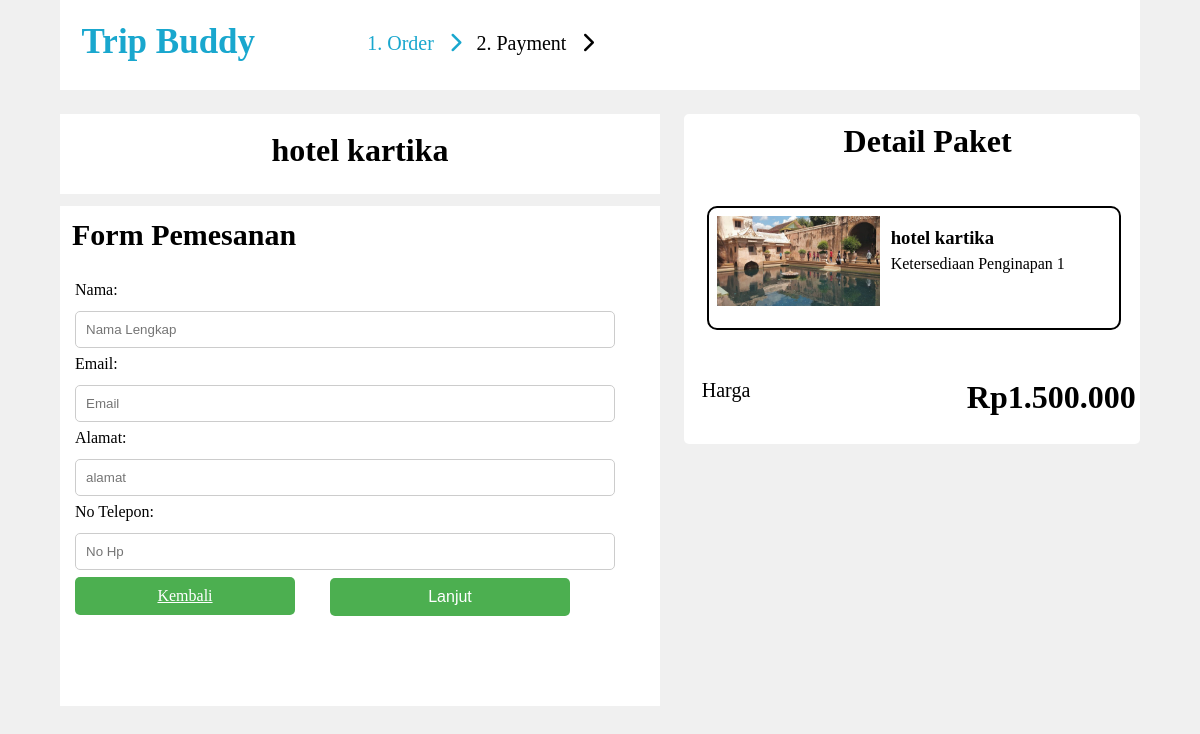
The app's page /user/pemesanan/penginapan/pesan.php?id_penginapan=9 (signed in) with its own data.
### tables this page shows
CREATE TABLE `tbl_penginapan` (
  `id_penginapan` int(11) NOT NULL,
  `kode_penginapan` varchar(25) NOT NULL,
  `nama_penginapan` varchar(255) NOT NULL,
  `deskripsi_penginapan` text NOT NULL,
  `sisa_penginapan` int(20) NOT NULL,
  `gambar_penginapan` varchar(255) NOT NULL,
  `harga_penginapan` int(11) NOT NULL,
  `fasilitas_penginapan` varchar(255) NOT NULL
);

### user/pemesanan/penginapan/pesan.php (the view, shortened to what this page needs)
<?php
	$koneksi = mysqli_connect("localhost", "root", "", "tripbuddy");
	$id_penginapan = $_GET['id_penginapan'];
	$sql = "SELECT * FROM tbl_penginapan WHERE id_penginapan = $id_penginapan";
	$result = mysqli_query($koneksi, $sql);
	if ($result) {
	  if (mysqli_num_rows($result) > 0) {
	    $row = mysqli_fetch_array($result);
	  } else {
	    echo "No data found.";
	  }
	} else {
	  echo "Error executing SQL query: " . mysqli_error($koneksi);
	}
 ?>
<!DOCTYPE html>
<html>
<head>
	<link rel="stylesheet" type="text/css" href="style.css">
</head>
<body>
	<div class="header">
		<h1>Trip Buddy</h1>
		<div class="detail">
			<p class="p1">1. Order<i class="fa-solid fa-chevron-right" style="margin-left:15px;"></i></p>
			<p>2. Payment<i class="fa-solid fa-chevron-right" style="margin-left:15px;"></i></p>
		</div>
	</div>
	<div class="content">
		<div class="kiri">
			<div class="kotak1">
				<h1><?php echo $row['nama_penginapan']; ?></h1>
			</div>
			<div class="kotak2">
				<h1>Form Pemesanan</h1>
				<div class="form">
					<form method="post" action="Payment.php">
						  <label for="nama">Nama:</label>
						  <input type="text" id="nama" name="nama" placeholder="Nama Lengkap">
						  <label for="email">Email:</label>
						  <input type="email" id="email" name="email" placeholder="Email">
						  <label for="alamat">Alamat:</label>
						  <input type="alamat" id="alamat" name="alamat" placeholder="alamat">
						  <label for="no_telepon">No Telepon:</label>
						  <input type="number" id="no_telepon" name="no_telepon" placeholder="No Hp">
						  <a href="../../penginapan.php" class="tombol">Kembali</a>
						  <input type="submit" name="submit" value="Lanjut">
					</form>
				</div>
			</div>
		</div>
		<div class="kanan">
			<h1>Detail Paket</h1>
			<div class="kotakpaket">
				<div class="isi1"><img src="../../../admin1/gambar/<?php echo $row['gambar_penginapan']; ?>"></div>
				<div class="isi2">
					<h3><?php echo $row['nama_penginapan'];  ?></h3>
					<p>Ketersediaan Penginapan <?php echo $row['sisa_penginapan']; ?></p>
				</div>
			</div>
			<div class="kotakpaket1">
				<p>Harga</p>
				<h1>Rp<?php echo number_format($row['harga_penginapan'],0,',','.'); ?></h1>
			</div>
		</div>
	</div>
</body>
</html>

### user/pemesanan/penginapan/style.css (style rules this page uses)
* { margin: 0; padding: 0; }
body { background-color: #f0f0f0; }
.header { width: 90%; height: 90px; background-color: #fff; margin-left: 5%; display: flex; }
.header h1 { font-size: 35px; text-align: left; color: #19A7CE; padding-top: 2%; padding-left: 2%; }
.header .detail { width: 400px; height: 20px; background-color: none; margin-top: 3%; margin-left: 9%; display: flex; }
.header .detail p { font-size: 20px; margin-left: 15px; }
.header .detail .p1 { color: #19A7CE; }
.content { width: 100%; height: 700px; background-color: none; margin-top: 2%; display: flex; }
.content .kiri { width: 50%; height: 600px; background-color: none; margin-left: 5%; }
.content .kiri .kotak1 { width: 100%; height: 80px; background-color: white; }
.content .kiri .kotak1 h1 { text-align: center; padding-top: 3%; }
.content .kiri .kotak2 { width: 100%; height: 500px; background-color: white; margin-top: 2%; }
.content .kiri .kotak2 h1 { text-align: left; color: black; font-size: 30px; padding-top: 2%; padding-left: 2%; }
.content .kiri .kotak2 .form { width: 100%; height: 400px; background-color: none; margin-top: 4%; }
form { display: flex; flex-direction: column; }
label { display: block; margin-top: 5px; margin-left: 15px; margin-bottom: 2px; }
input[type="text"], input[type="email"], input[type="alamat"], input[type="number"], textarea { padding: 10px; margin-top: 10px; margin-left: 15px; margin-bottom: 2px; border: 1px solid #ccc; border-radius: 5px; width: 90%; box-sizing: border-box; }
input[type="submit"] { background-color: #4CAF50; color: white; margin-top: 1%; margin-left: 45%; padding: 10px 20px; border: none; border-radius: 5px; cursor: pointer; font-size: 16px; width: 40%; }
.content .kiri .kotak2 .form .tombol { position: absolute; top: 505px; text-align: center; background-color: #4CAF50; color: white; margin-top: 6%; margin-left: 15px; padding: 10px 20px; border: none; border-radius: 5px; cursor: pointer; font-size: 16px; width: 15%; }
.content .kanan { width: 38%; height: 330px; background-color: white; border-radius: 5px; margin-left: 2%; }
.content .kanan h1 { margin-top: 2%; margin-left: 35%; }
.content .kanan .kotakpaket { border-radius: 10px; width: 90%; height: 120px; margin-top: 10%; margin-left: 5%; border: 2px solid #000; background-color: none; display: flex; }
.content .kanan .kotakpaket .isi1 img { width: 100%; height: 90px; margin: 5%; }
.content .kanan .kotakpaket .isi2 { width: 60%; height: 90px; margin: 3%; background-color: none; }
.content .kanan .kotakpaket .isi2 h3 { margin: 3%; }
.content .kanan .kotakpaket .isi2 p { margin: 3%; }
.content .kanan .kotakpaket1 { width: 95%; height: 50px; background-color: none; display: flex; margin-top: 9%; margin-left: 2%; }
.content .kanan .kotakpaket1 p { margin-top: 2%; margin-left: 2%; font-size: 20px; }
.content .kanan .kotakpaket1 h1 { margin-left: 50%; }

### records on screen
tbl_penginapan: nama_penginapan "hotel kartika", gambar_penginapan (picture), sisa_penginapan "1", harga_penginapan "1.500.000"
